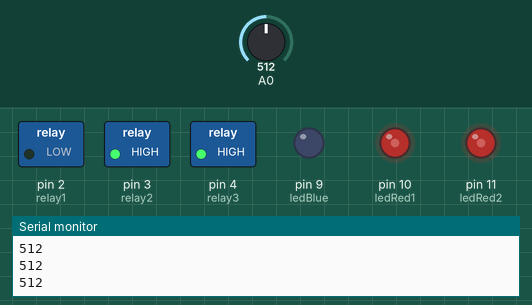
This sketch was run on a simulated Arduino Uno, built with avr-gcc and run on an emulated ATmega328P. Parts: switched loads named in the sketch (green lamp = pin HIGH), output pins drawn as LEDs (lit = HIGH), the last lines printed to the serial monitor. Dashed ring = blinking. Inputs (shaded band) come from the test bench; at power-on: A0 = 512.

Above: at 1.2 s.
1.3 s: A0 set to 815
At 1.8 s:
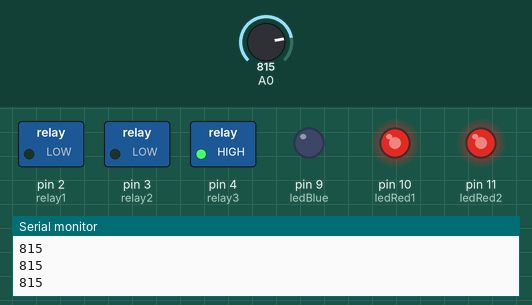
2.8 s: A0 set to 837
At 3.2 s:
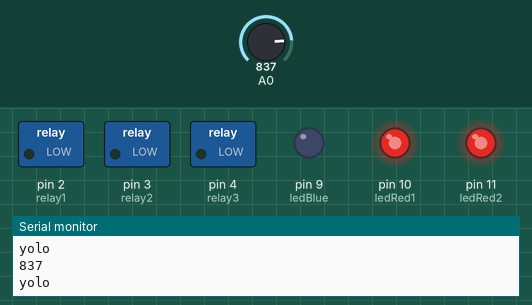
4.3 s: A0 set to 933
At 4.6 s:
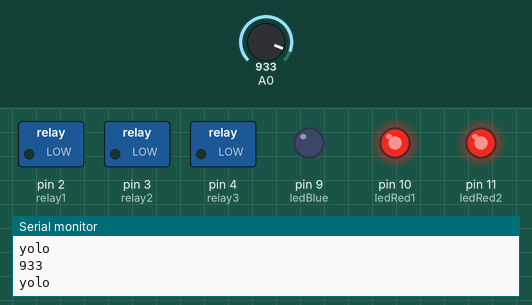
5.8 s: A0 set to 968
At 6.03 s:
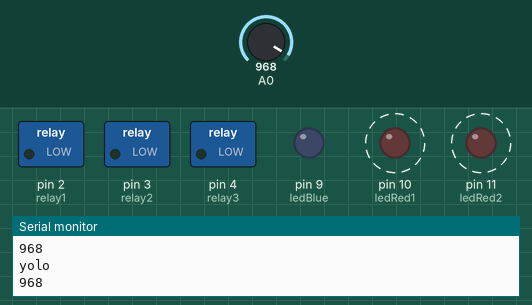
8.8 s: A0 set to 306
At 10.0 s:
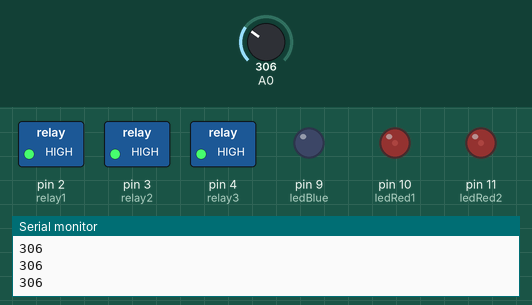
10.3 s: A0 set to 511
At 11.4 s:
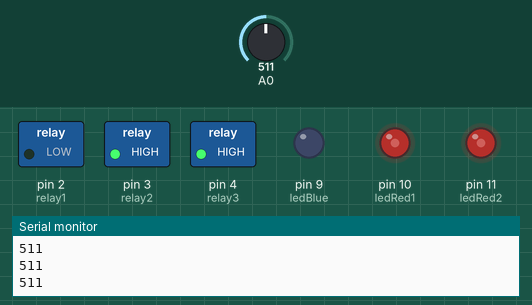
Timing chart, 0 to 12.8 s (numbered marks = the images above; inputs shaded):
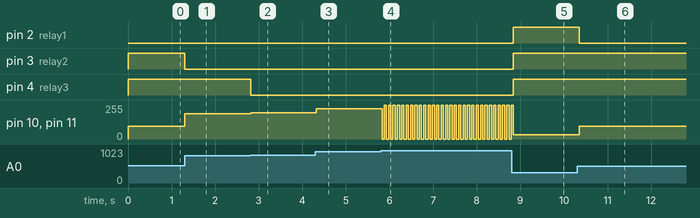

The sketch:

Relay_LED_3mists.ino
```cpp
int valPot=0; //variable pour récupérer la tension aux bornes du potentiomètre traduite par le CAN . On l’initialise à 0.

int relay1 = 2;
int relay2 = 3;
int relay3 = 4;

int ledBlue = 9;
int ledRed1 = 10;
int ledRed2 = 11;

int redT = 200;
int blueT = 220;

long interval = 100;

int minValue = 60;
int maxValue = 1023;


void color(int ratio_){

  if ( ratio_ <  redT) {
  analogWrite(ledRed1, LOW);
  analogWrite(ledRed2, LOW);
  }
  else {
  analogWrite(ledRed1, 255. * (ratio_ - redT) / (maxValue - redT));
  analogWrite(ledRed2, 255. * (ratio_ - redT) / (maxValue - redT));
  }

  if (ratio_ < blueT) {

    analogWrite(ledBlue, 255. * (1. - 1. * ratio_ / blueT));
  }
  else {
  analogWrite(ledBlue, LOW);
  }
 /* if ( ratio_ < 0,5 * maxValue) {
  analogWrite(ledBlue, 255. - 255*(double)ratio_ / (0.5 * maxValue));
  }
  else {
  analogWrite(ledBlue, LOW);
  }*/

  return;
};

void setup() {

  Serial.begin(9600);

  pinMode(relay1, OUTPUT);
  pinMode(relay2, OUTPUT);
  pinMode(relay3, OUTPUT);

  pinMode(ledBlue, OUTPUT);
  pinMode(ledRed1, OUTPUT);
  pinMode(ledRed2, OUTPUT);

  digitalWrite(relay1, HIGH);
  digitalWrite(relay2, HIGH);
  digitalWrite(relay3, HIGH);

 // Serial.begin(9600); //Initialisation de la communication avec la console

}


void loop() {

  valPot=analogRead(A0); //lit la tension, la convertit en valeur numérique et la stocke dans valeurPot

  Serial.println(valPot);

  int relayT1 = 255 + minValue;
  int relayT2 = 511 + minValue;
  int relayT3 = 767 + minValue;

  if ( valPot > relayT3) {
         digitalWrite(relay1, LOW);
         digitalWrite(relay2, LOW);
         digitalWrite(relay3, LOW);
         Serial.println("yolo");
         }
  if ( valPot > relayT2 && valPot <= relayT3 ) {
         digitalWrite(relay1, LOW);
         digitalWrite(relay2, LOW);
         digitalWrite(relay3, HIGH);
         }
  if ( valPot > relayT1 && valPot <= relayT2) {
         digitalWrite(relay1, LOW);
         digitalWrite(relay2, HIGH);
         digitalWrite(relay3, HIGH);
         }
  if ( valPot <= relayT1)  {
         digitalWrite(relay1, HIGH);
         digitalWrite(relay2, HIGH);
         digitalWrite(relay3, HIGH);
         }

  if ( valPot < 950 ){
      color(valPot);
      delay(interval);
  }
  else {
    analogWrite(ledBlue, LOW);
    analogWrite(ledRed1, HIGH);
    analogWrite(ledRed2, HIGH);
    bool state = true;

    for (int t = 0 ; t < interval ; t += 50) {
      if (state == true) {
        analogWrite(ledRed1, 0);
        analogWrite(ledRed2, 0);
        state = false;
      }
      else {
        analogWrite(ledRed1, 255);
        analogWrite(ledRed2, 255);
        state = true;
      }
      delay(50);
    }
  }


}
```

Measured:
- the behaviour switches between 827 and 828 on A0 (found by bisection; images 1 and 2)
- the behaviour switches between 949 and 950 on A0 (found by bisection; images 3 and 4)
- after the input at 1.3 s, pin 3 (relay2): HIGH → LOW at once; pin 10 (ledRed1), pin 11 (ledRed2): 96/255 → 190/255 at once
- after the input at 2.8 s, pin 4 (relay3): HIGH → LOW at once; pin 10 (ledRed1), pin 11 (ledRed2): 190/255 → 197/255 at once
- after the input at 4.3 s, pin 10 (ledRed1), pin 11 (ledRed2): 197/255 → 227/255 at once
- after the input at 5.8 s, pin 10 (ledRed1), pin 11 (ledRed2): alternates 255/255 for 0.05 s and 0/255 for 0.05 s, starting at once
- after the input at 8.8 s, pin 2 (relay1), pin 3 (relay2), pin 4 (relay3): LOW → HIGH at once
- after the input at 10.3 s, pin 2 (relay1): HIGH → LOW after 0.05 s; pin 10 (ledRed1), pin 11 (ledRed2): 32/255 → 96/255 after 0.05 s
